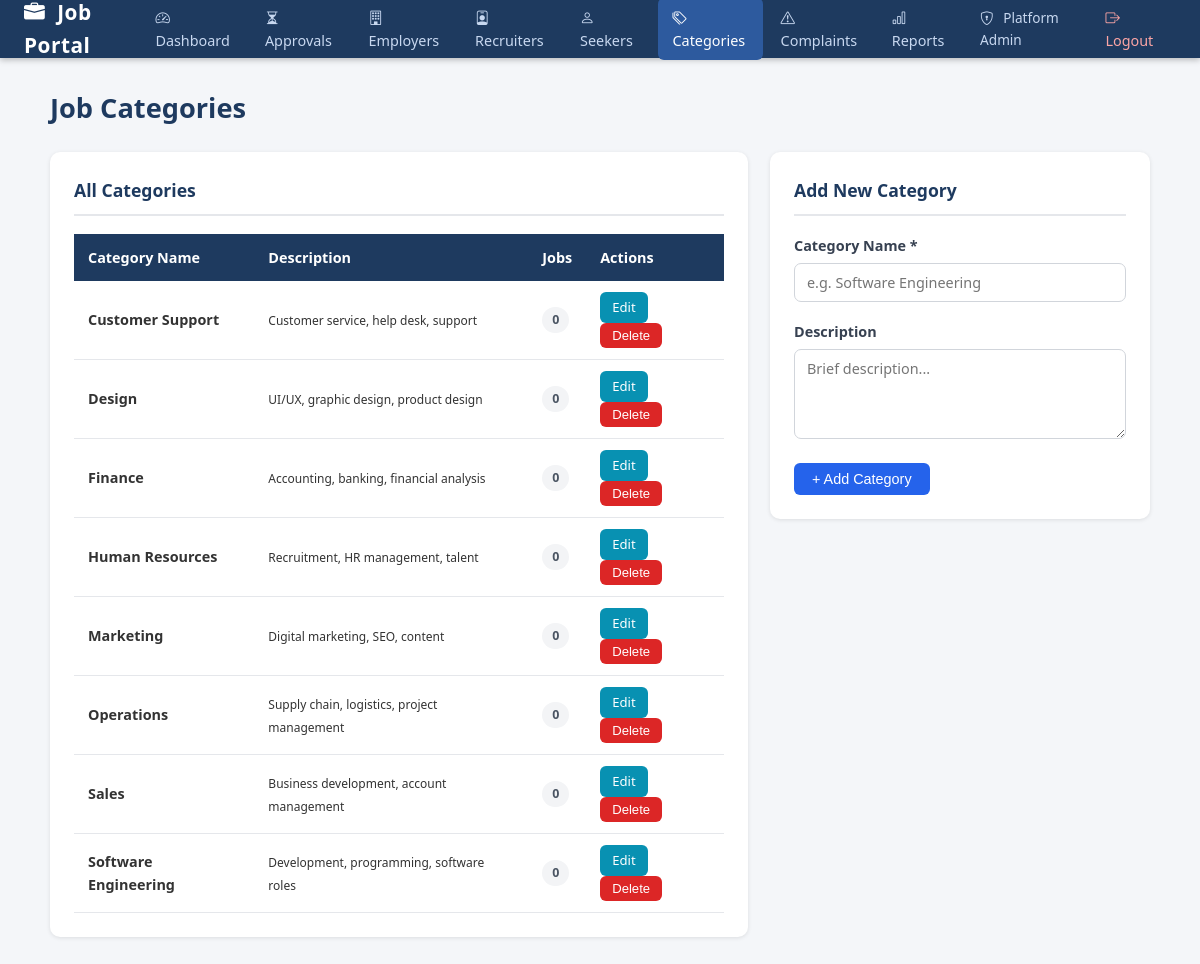
Screenshot of /controller/AdminCategoryController.php (signed in) with the database file from the repository.
### tables this page shows
CREATE TABLE IF NOT EXISTS categories (
    id          INT PRIMARY KEY AUTO_INCREMENT NOT NULL,
    name        VARCHAR(100) NOT NULL,
    description TEXT
);

### controller/AdminCategoryController.php (called while the page is built, shortened)
<?php
require_once '../model/Connect.php';
require_once '../model/AdminModel.php';
$conn       = connect();
$categories = getCategoryWithJobCount($conn);
$editCat = null;
require_once '../view/admin/categories.php';

### model/AdminModel.php (called while the page is built, shortened)
<?php
function getCategoryWithJobCount($conn)
{
    $result = mysqli_query($conn,
        "SELECT c.id, c.name, c.description,
                COUNT(j.id) AS job_count
         FROM categories c
         LEFT JOIN jobs j ON j.category_id = c.id
         GROUP BY c.id, c.name, c.description
         ORDER BY c.name");
    $rows = [];
    while ($row = mysqli_fetch_assoc($result)) {
        $rows[] = $row;
    }
    return $rows;
}

### view/admin/categories.php (the view, shortened to what this page needs)
<?php
$activePage = 'categories';
include __DIR__ . '/../header.php';
?>
<div class="page-header">
    <h1>Job Categories</h1>
</div>
<div style="display:grid;grid-template-columns:1fr 380px;gap:22px;align-items:start">
<div class="card">
    <h2>All Categories</h2>
    <?php if (empty($categories)): ?>
        <p class="text-muted">No categories yet. Add one using the form →</p>
    <?php else: ?>
    <div class="table-wrap">
        <table>
            <thead>
                <tr><th>Category Name</th><th>Description</th><th>Jobs</th><th>Actions</th></tr>
            </thead>
            <tbody>
            <?php foreach ($categories as $cat): ?>
                <tr>
                    <td><strong><?php echo htmlspecialchars($cat['name']); ?></strong></td>
                    <td><small><?php echo htmlspecialchars($cat['description'] ?? '—'); ?></small></td>
                    <td>
                        <span class="badge <?php echo $cat['job_count'] > 0 ? 'badge-shortlisted' : 'badge-draft'; ?>">
                            <?php echo $cat['job_count']; ?>
                        </span>
                    </td>
                    <td>
                        <a href="AdminCategoryController.php?action=edit&id=<?php echo $cat['id']; ?>"
                           class="btn btn-sm btn-info">Edit</a>
                        <form action="AdminCategoryController.php" method="post" style="display:inline"
                              onsubmit="return confirm('Delete category: <?php echo htmlspecialchars($cat['name']); ?>?')">
                            <button type="submit" class="btn btn-sm btn-danger"
                                    <?php echo $cat['job_count'] > 0 ? 'title="Cannot delete: has active jobs" style=\"opacity:.5\"' : ''; ?>>
                                Delete
                            </button>
                        </form>
                    </td>
                </tr>
            <?php endforeach; ?>
            </tbody>
        </table>
    </div>
    <?php endif; ?>
</div>
<div class="card">
    <h2><?php echo $editCat ? 'Edit Category' : 'Add New Category'; ?></h2>
    <form action="AdminCategoryController.php" method="post">
        <div class="form-group">
            <label>Category Name *</label>
            <input type="text" name="name" required
                   value="<?php echo htmlspecialchars($editCat['name'] ?? ''); ?>"
                   placeholder="e.g. Software Engineering">
        </div>
        <div class="form-group">
            <label>Description</label>
            <textarea name="description" rows="3"
                      placeholder="Brief description..."><?php echo htmlspecialchars($editCat['description'] ?? ''); ?></textarea>
        </div>
        <div class="flex" style="gap:10px">
            <button type="submit" class="btn btn-primary">
                <?php echo $editCat ? '💾 Update' : '+ Add Category'; ?>
            </button>
        </div>
    </form>
</div>
</div>
<?php include __DIR__ . '/../footer.php'; ?>

### view/header.php (shortened to what this page needs)
<?php
$activePage = $activePage ?? '';
$role       = $_SESSION['role'] ?? '';
function navClass($page) {
    global $activePage;
    return $activePage === $page ? ' class="active"' : '';
}
?>
<!DOCTYPE html>
<html lang="en">
<head>
    <link rel="stylesheet" href="../view/css/style.css">
    <link rel="stylesheet" href="https://cdn.jsdelivr.net/npm/bootstrap-icons@1.11.3/font/bootstrap-icons.min.css">
</head>
<body>
<nav class="navbar">
    <div class="nav-brand">
        <i class="bi bi-briefcase-fill"></i>
    </div>
    <div class="nav-links">
        <?php if ($role === 'employer'): ?>
            <a href="EmployerDashboardController.php"<?php echo navClass('dashboard'); ?>>
                <i class="bi bi-speedometer2"></i> Dashboard
            </a>
            <a href="JobController.php"<?php echo navClass('jobs'); ?>>
                <i class="bi bi-briefcase"></i> My Jobs
            </a>
            <a href="ApplicantController.php"<?php echo navClass('applicants'); ?>>
                <i class="bi bi-people"></i> Applicants
            </a>
            <a href="AnalyticsController.php"<?php echo navClass('analytics'); ?>>
                <i class="bi bi-graph-up"></i> Analytics
            </a>
            <a href="EmployerDashboardController.php?view=profile"<?php echo navClass('profile'); ?>>
                <i class="bi bi-person-circle"></i>
                <?php echo htmlspecialchars($_SESSION['user_name'] ?? 'Profile'); ?>
            </a>
        <?php elseif ($role === 'admin'): ?>
            <a href="AdminDashboardController.php"<?php echo navClass('dashboard'); ?>>
                <i class="bi bi-speedometer2"></i> Dashboard
            </a>
            <a href="AdminUserController.php?tab=pending"<?php echo navClass('users'); ?>>
                <i class="bi bi-hourglass-split"></i> Approvals
            </a>
            <a href="AdminUserController.php?tab=employers"<?php echo navClass('employers'); ?>>
                <i class="bi bi-building"></i> Employers
            </a>
            <a href="AdminUserController.php?tab=recruiters"<?php echo navClass('recruiters'); ?>>
                <i class="bi bi-person-badge"></i> Recruiters
            </a>
            <a href="AdminUserController.php?tab=seekers"<?php echo navClass('seekers'); ?>>
                <i class="bi bi-person"></i> Seekers
            </a>
            <a href="AdminCategoryController.php"<?php echo navClass('categories'); ?>>
                <i class="bi bi-tags"></i> Categories
            </a>
            <a href="AdminComplaintController.php"<?php echo navClass('complaints'); ?>>
                <i class="bi bi-exclamation-triangle"></i> Complaints
            </a>
            <a href="AdminReportsController.php"<?php echo navClass('reports'); ?>>
                <i class="bi bi-bar-chart"></i> Reports
            </a>
            <span style="color:#c8d8f0;padding:8px 10px;font-size:.85rem">
                <i class="bi bi-shield-lock"></i>
                <?php echo htmlspecialchars($_SESSION['user_name'] ?? 'Admin'); ?>
            </span>
        <?php endif; ?>
        <a href="AuthController.php?action=logout" class="nav-logout">
            <i class="bi bi-box-arrow-right"></i> Logout
        </a>
    </div>
</nav>
<div class="container">

### view/footer.php (shortened to what this page needs)
</div>
</body>
</html>

### view/css/style.css (style rules this page uses)
* { box-sizing: border-box; margin: 0; padding: 0; }
body { font-family: 'Segoe UI', Tahoma, Geneva, Verdana, sans-serif; background: #f4f6f9; color: #333; font-size: 15px; line-height: 1.6; }
a { color: #2563eb; text-decoration: none; }
.navbar { background: #1e3a5f; padding: 0 24px; display: flex; align-items: center; justify-content: space-between; height: 58px; box-shadow: 0 2px 6px rgba(0,0,0,.25); position: sticky; top: 0; z-index: 100; }
.nav-brand { color: #fff; font-size: 1.3rem; font-weight: 700; letter-spacing: .5px; }
.nav-links { display: flex; align-items: center; gap: 4px; }
.nav-links a { color: #c8d8f0; padding: 8px 14px; border-radius: 6px; font-size: .9rem; text-decoration: none; transition: background .2s, color .2s; }
.nav-links a:hover, .nav-links a.active { background: #2d5a9e; color: #fff; }
.nav-links a.nav-logout { color: #fca5a5; }
.container { max-width: 1140px; margin: 28px auto; padding: 0 20px; }
.page-header { display: flex; align-items: center; justify-content: space-between; margin-bottom: 22px; flex-wrap: wrap; gap: 12px; }
.page-header h1 { font-size: 1.7rem; color: #1e3a5f; font-weight: 700; }
.card { background: #fff; border-radius: 10px; padding: 24px; box-shadow: 0 1px 4px rgba(0,0,0,.1); margin-bottom: 22px; }
.card h2 { font-size: 1.1rem; color: #1e3a5f; margin-bottom: 18px; padding-bottom: 10px; border-bottom: 2px solid #e5e7eb; font-weight: 600; }
.btn { display: inline-block; padding: 8px 18px; border-radius: 6px; font-size: .9rem; cursor: pointer; border: none; font-weight: 500; text-decoration: none; transition: opacity .2s, transform .1s; }
.btn-primary { background: #2563eb; color: #fff; }
.btn-danger { background: #dc2626; color: #fff; }
.btn-info { background: #0891b2; color: #fff; }
.btn-sm { padding: 5px 12px; font-size: .82rem; }
.table-wrap { overflow-x: auto; }
table { width: 100%; border-collapse: collapse; font-size: .9rem; }
table thead th { background: #1e3a5f; color: #fff; padding: 12px 14px; text-align: left; font-weight: 600; white-space: nowrap; }
table tbody tr { border-bottom: 1px solid #e5e7eb; }
table tbody td { padding: 11px 14px; vertical-align: middle; }
.badge { display: inline-block; padding: 3px 10px; border-radius: 20px; font-size: .78rem; font-weight: 600; white-space: nowrap; }
.badge-draft { background: #f3f4f6; color: #4b5563; }
.form-group { margin-bottom: 18px; }
label { display: block; font-weight: 600; margin-bottom: 6px; color: #374151; font-size: .9rem; }
input[type="text"], input[type="email"], input[type="password"], input[type="number"], input[type="date"], input[type="url"], input[type="file"], select, textarea { width: 100%; padding: 9px 12px; border: 1.5px solid #d1d5db; border-radius: 7px; font-size: .9rem; background: #fff; color: #1f2937; transition: border-color .2s; font-family: inherit; }
textarea { resize: vertical; min-height: 90px; }
.flex { display: flex; align-items: center; gap: 8px; }
.nav-links i, .nav-brand i { margin-right: 6px; }

### rows the page displays
categories: name "Customer Support", description "Customer service, help desk, support", job_count "0"
categories: name "Design", description "UI/UX, graphic design, product design", job_count "0"
categories: name "Finance", description "Accounting, banking, financial analysis", job_count "0"
categories: name "Human Resources", description "Recruitment, HR management, talent", job_count "0"
categories: name "Marketing", description "Digital marketing, SEO, content", job_count "0"
categories: name "Operations", description "Supply chain, logistics, project management", job_count "0"
categories: name "Sales", description "Business development, account management", job_count "0"
categories: name "Software Engineering", description "Development, programming, software roles", job_count "0"

### other values shown
$_SESSION['user_name'] "Platform Admin"
